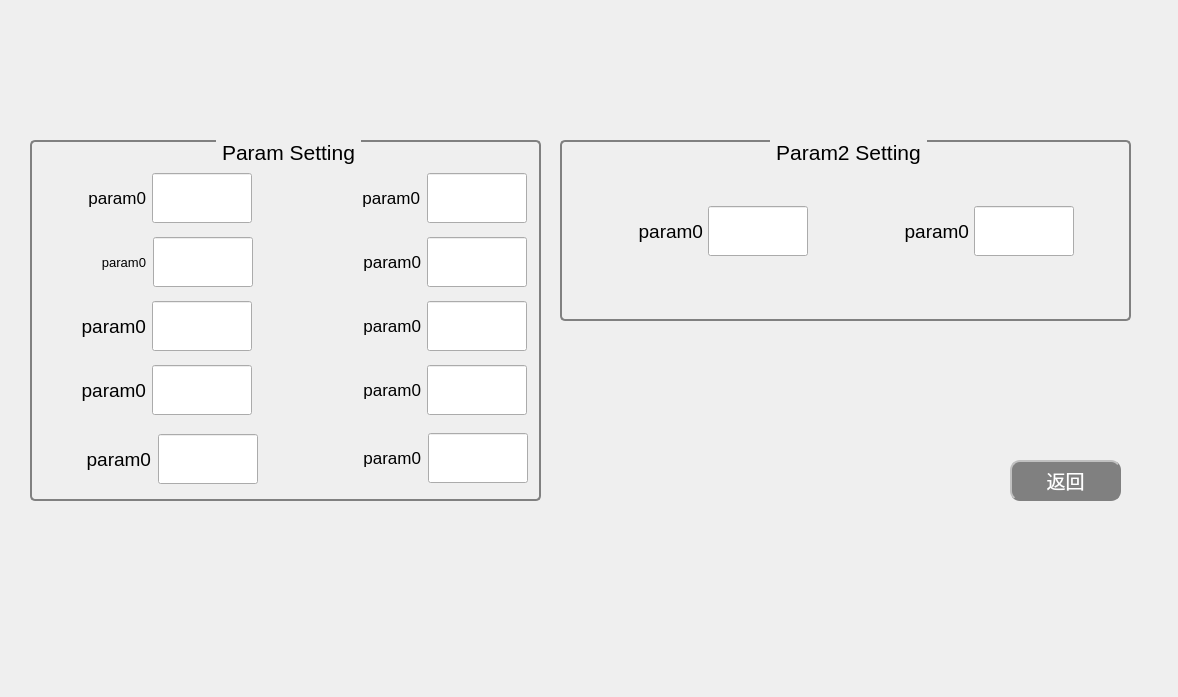
<?xml version="1.0" encoding="UTF-8"?>
<ui version="4.0">
 <class>SettingMenu</class>
 <widget class="QWidget" name="SettingMenu">
  <property name="geometry">
   <rect>
    <x>0</x>
    <y>0</y>
    <width>1178</width>
    <height>697</height>
   </rect>
  </property>
  <property name="windowTitle">
   <string>Form</string>
  </property>
  <property name="styleSheet">
   <string notr="true"/>
  </property>
  <widget class="QPushButton" name="retBtn">
   <property name="geometry">
    <rect>
     <x>1010</x>
     <y>460</y>
     <width>111</width>
     <height>41</height>
    </rect>
   </property>
   <property name="font">
    <font>
     <pointsize>14</pointsize>
    </font>
   </property>
   <property name="styleSheet">
    <string notr="true">QPushButton{
	color: rgb(0, 170, 0);
background-color:gray;
color: white;   border-radius: 10px;  
border: 2px groove gray;                                            
border-style: outset;
}
QPushButton:hover{
background-color:white; color: black;
}
QPushButton:pressed{
background-color:rgb(85, 170, 255);                                                           border-style: inset; 
}</string>
   </property>
   <property name="text">
    <string>返回</string>
   </property>
  </widget>
  <widget class="QGroupBox" name="groupBox">
   <property name="geometry">
    <rect>
     <x>30</x>
     <y>140</y>
     <width>511</width>
     <height>361</height>
    </rect>
   </property>
   <property name="font">
    <font>
     <pointsize>16</pointsize>
    </font>
   </property>
   <property name="styleSheet">
    <string notr="true">QGroupBox{
background-color: qlineargradient(x1:0, y1:0, x2:0, y2:1,
stop:0#E0E0E0, stop: 1 #FFFFFF);
border:2px solid gray;
border-radius:5px;
margin-top:1ex;/* leave space at the top for the title */
}

QGroupBox::title {
subcontrol-origin: margin;
subcontrol-position: top center;
padding: 0 3px;
}</string>
   </property>
   <property name="title">
    <string>Param Setting</string>
   </property>
   <widget class="QWidget" name="layoutWidget">
    <property name="geometry">
     <rect>
      <x>16</x>
      <y>25</y>
      <width>481</width>
      <height>261</height>
     </rect>
    </property>
    <layout class="QVBoxLayout" name="verticalLayout">
     <item>
      <layout class="QHBoxLayout" name="horizontalLayout_15">
       <item>
        <layout class="QHBoxLayout" name="horizontalLayout">
         <item>
          <widget class="QLabel" name="label">
           <property name="sizePolicy">
            <sizepolicy hsizetype="Fixed" vsizetype="Preferred">
             <horstretch>0</horstretch>
             <verstretch>0</verstretch>
            </sizepolicy>
           </property>
           <property name="minimumSize">
            <size>
             <width>100</width>
             <height>50</height>
            </size>
           </property>
           <property name="maximumSize">
            <size>
             <width>100</width>
             <height>50</height>
            </size>
           </property>
           <property name="font">
            <font>
             <pointsize>13</pointsize>
            </font>
           </property>
           <property name="text">
            <string>param0</string>
           </property>
           <property name="alignment">
            <set>Qt::AlignRight|Qt::AlignTrailing|Qt::AlignVCenter</set>
           </property>
          </widget>
         </item>
         <item>
          <widget class="QLineEdit" name="lineEdit_ParaA">
           <property name="sizePolicy">
            <sizepolicy hsizetype="Fixed" vsizetype="Fixed">
             <horstretch>0</horstretch>
             <verstretch>0</verstretch>
            </sizepolicy>
           </property>
           <property name="minimumSize">
            <size>
             <width>100</width>
             <height>50</height>
            </size>
           </property>
           <property name="maximumSize">
            <size>
             <width>100</width>
             <height>50</height>
            </size>
           </property>
          </widget>
         </item>
        </layout>
       </item>
       <item>
        <spacer name="horizontalSpacer_2">
         <property name="orientation">
          <enum>Qt::Horizontal</enum>
         </property>
         <property name="sizeHint" stdset="0">
          <size>
           <width>40</width>
           <height>20</height>
          </size>
         </property>
        </spacer>
       </item>
       <item>
        <layout class="QHBoxLayout" name="horizontalLayout_7">
         <property name="spacing">
          <number>7</number>
         </property>
         <property name="leftMargin">
          <number>0</number>
         </property>
         <property name="topMargin">
          <number>0</number>
         </property>
         <property name="rightMargin">
          <number>0</number>
         </property>
         <property name="bottomMargin">
          <number>0</number>
         </property>
         <item>
          <widget class="QLabel" name="label_7">
           <property name="sizePolicy">
            <sizepolicy hsizetype="Fixed" vsizetype="Preferred">
             <horstretch>0</horstretch>
             <verstretch>0</verstretch>
            </sizepolicy>
           </property>
           <property name="minimumSize">
            <size>
             <width>100</width>
             <height>50</height>
            </size>
           </property>
           <property name="maximumSize">
            <size>
             <width>100</width>
             <height>50</height>
            </size>
           </property>
           <property name="font">
            <font>
             <pointsize>13</pointsize>
            </font>
           </property>
           <property name="text">
            <string>param0</string>
           </property>
           <property name="alignment">
            <set>Qt::AlignRight|Qt::AlignTrailing|Qt::AlignVCenter</set>
           </property>
          </widget>
         </item>
         <item>
          <widget class="QLineEdit" name="lineEdit_Limit0">
           <property name="sizePolicy">
            <sizepolicy hsizetype="Fixed" vsizetype="Fixed">
             <horstretch>0</horstretch>
             <verstretch>0</verstretch>
            </sizepolicy>
           </property>
           <property name="minimumSize">
            <size>
             <width>100</width>
             <height>50</height>
            </size>
           </property>
           <property name="maximumSize">
            <size>
             <width>100</width>
             <height>50</height>
            </size>
           </property>
          </widget>
         </item>
        </layout>
       </item>
      </layout>
     </item>
     <item>
      <layout class="QHBoxLayout" name="horizontalLayout_12">
       <item>
        <layout class="QHBoxLayout" name="horizontalLayout_2">
         <property name="spacing">
          <number>7</number>
         </property>
         <property name="leftMargin">
          <number>0</number>
         </property>
         <property name="topMargin">
          <number>0</number>
         </property>
         <property name="rightMargin">
          <number>0</number>
         </property>
         <property name="bottomMargin">
          <number>0</number>
         </property>
         <item>
          <widget class="QLabel" name="label_2">
           <property name="sizePolicy">
            <sizepolicy hsizetype="Fixed" vsizetype="Preferred">
             <horstretch>0</horstretch>
             <verstretch>0</verstretch>
            </sizepolicy>
           </property>
           <property name="minimumSize">
            <size>
             <width>100</width>
             <height>50</height>
            </size>
           </property>
           <property name="maximumSize">
            <size>
             <width>100</width>
             <height>50</height>
            </size>
           </property>
           <property name="font">
            <font>
             <pointsize>10</pointsize>
            </font>
           </property>
           <property name="text">
            <string>param0</string>
           </property>
           <property name="alignment">
            <set>Qt::AlignRight|Qt::AlignTrailing|Qt::AlignVCenter</set>
           </property>
          </widget>
         </item>
         <item>
          <widget class="QLineEdit" name="lineEdit_ParaZero">
           <property name="sizePolicy">
            <sizepolicy hsizetype="Fixed" vsizetype="Fixed">
             <horstretch>0</horstretch>
             <verstretch>0</verstretch>
            </sizepolicy>
           </property>
           <property name="minimumSize">
            <size>
             <width>100</width>
             <height>50</height>
            </size>
           </property>
           <property name="maximumSize">
            <size>
             <width>100</width>
             <height>50</height>
            </size>
           </property>
          </widget>
         </item>
        </layout>
       </item>
       <item>
        <spacer name="horizontalSpacer">
         <property name="orientation">
          <enum>Qt::Horizontal</enum>
         </property>
         <property name="sizeHint" stdset="0">
          <size>
           <width>40</width>
           <height>20</height>
          </size>
         </property>
        </spacer>
       </item>
       <item>
        <layout class="QHBoxLayout" name="horizontalLayout_5">
         <item>
          <widget class="QLabel" name="label_5">
           <property name="sizePolicy">
            <sizepolicy hsizetype="Fixed" vsizetype="Preferred">
             <horstretch>0</horstretch>
             <verstretch>0</verstretch>
            </sizepolicy>
           </property>
           <property name="minimumSize">
            <size>
             <width>100</width>
             <height>50</height>
            </size>
           </property>
           <property name="maximumSize">
            <size>
             <width>100</width>
             <height>50</height>
            </size>
           </property>
           <property name="font">
            <font>
             <pointsize>13</pointsize>
            </font>
           </property>
           <property name="text">
            <string>param0</string>
           </property>
           <property name="alignment">
            <set>Qt::AlignRight|Qt::AlignTrailing|Qt::AlignVCenter</set>
           </property>
          </widget>
         </item>
         <item>
          <widget class="QLineEdit" name="lineEdit_Limit1">
           <property name="sizePolicy">
            <sizepolicy hsizetype="Fixed" vsizetype="Fixed">
             <horstretch>0</horstretch>
             <verstretch>0</verstretch>
            </sizepolicy>
           </property>
           <property name="minimumSize">
            <size>
             <width>100</width>
             <height>50</height>
            </size>
           </property>
           <property name="maximumSize">
            <size>
             <width>100</width>
             <height>50</height>
            </size>
           </property>
          </widget>
         </item>
        </layout>
       </item>
      </layout>
     </item>
     <item>
      <layout class="QHBoxLayout" name="horizontalLayout_14">
       <item>
        <layout class="QHBoxLayout" name="horizontalLayout_4">
         <item>
          <widget class="QLabel" name="label_3">
           <property name="sizePolicy">
            <sizepolicy hsizetype="Fixed" vsizetype="Preferred">
             <horstretch>0</horstretch>
             <verstretch>0</verstretch>
            </sizepolicy>
           </property>
           <property name="minimumSize">
            <size>
             <width>100</width>
             <height>50</height>
            </size>
           </property>
           <property name="maximumSize">
            <size>
             <width>100</width>
             <height>50</height>
            </size>
           </property>
           <property name="font">
            <font>
             <pointsize>14</pointsize>
            </font>
           </property>
           <property name="text">
            <string>param0</string>
           </property>
           <property name="alignment">
            <set>Qt::AlignRight|Qt::AlignTrailing|Qt::AlignVCenter</set>
           </property>
          </widget>
         </item>
         <item>
          <widget class="QLineEdit" name="lineEdit_Lever">
           <property name="sizePolicy">
            <sizepolicy hsizetype="Fixed" vsizetype="Fixed">
             <horstretch>0</horstretch>
             <verstretch>0</verstretch>
            </sizepolicy>
           </property>
           <property name="minimumSize">
            <size>
             <width>100</width>
             <height>50</height>
            </size>
           </property>
           <property name="maximumSize">
            <size>
             <width>100</width>
             <height>50</height>
            </size>
           </property>
          </widget>
         </item>
        </layout>
       </item>
       <item>
        <spacer name="horizontalSpacer_3">
         <property name="orientation">
          <enum>Qt::Horizontal</enum>
         </property>
         <property name="sizeHint" stdset="0">
          <size>
           <width>40</width>
           <height>20</height>
          </size>
         </property>
        </spacer>
       </item>
       <item>
        <layout class="QHBoxLayout" name="horizontalLayout_8">
         <item>
          <widget class="QLabel" name="label_6">
           <property name="sizePolicy">
            <sizepolicy hsizetype="Fixed" vsizetype="Preferred">
             <horstretch>0</horstretch>
             <verstretch>0</verstretch>
            </sizepolicy>
           </property>
           <property name="minimumSize">
            <size>
             <width>100</width>
             <height>50</height>
            </size>
           </property>
           <property name="maximumSize">
            <size>
             <width>100</width>
             <height>50</height>
            </size>
           </property>
           <property name="font">
            <font>
             <pointsize>13</pointsize>
            </font>
           </property>
           <property name="text">
            <string>param0</string>
           </property>
           <property name="alignment">
            <set>Qt::AlignRight|Qt::AlignTrailing|Qt::AlignVCenter</set>
           </property>
          </widget>
         </item>
         <item>
          <widget class="QLineEdit" name="lineEdit_WLimit0">
           <property name="sizePolicy">
            <sizepolicy hsizetype="Fixed" vsizetype="Fixed">
             <horstretch>0</horstretch>
             <verstretch>0</verstretch>
            </sizepolicy>
           </property>
           <property name="minimumSize">
            <size>
             <width>100</width>
             <height>50</height>
            </size>
           </property>
           <property name="maximumSize">
            <size>
             <width>100</width>
             <height>50</height>
            </size>
           </property>
          </widget>
         </item>
        </layout>
       </item>
      </layout>
     </item>
     <item>
      <layout class="QHBoxLayout" name="horizontalLayout_13">
       <item>
        <layout class="QHBoxLayout" name="horizontalLayout_6">
         <item>
          <widget class="QLabel" name="label_4">
           <property name="sizePolicy">
            <sizepolicy hsizetype="Fixed" vsizetype="Preferred">
             <horstretch>0</horstretch>
             <verstretch>0</verstretch>
            </sizepolicy>
           </property>
           <property name="minimumSize">
            <size>
             <width>100</width>
             <height>50</height>
            </size>
           </property>
           <property name="maximumSize">
            <size>
             <width>100</width>
             <height>50</height>
            </size>
           </property>
           <property name="font">
            <font>
             <pointsize>14</pointsize>
            </font>
           </property>
           <property name="text">
            <string>param0</string>
           </property>
           <property name="alignment">
            <set>Qt::AlignRight|Qt::AlignTrailing|Qt::AlignVCenter</set>
           </property>
          </widget>
         </item>
         <item>
          <widget class="QLineEdit" name="lineEdit_BaseA">
           <property name="sizePolicy">
            <sizepolicy hsizetype="Fixed" vsizetype="Fixed">
             <horstretch>0</horstretch>
             <verstretch>0</verstretch>
            </sizepolicy>
           </property>
           <property name="minimumSize">
            <size>
             <width>100</width>
             <height>50</height>
            </size>
           </property>
           <property name="maximumSize">
            <size>
             <width>100</width>
             <height>50</height>
            </size>
           </property>
          </widget>
         </item>
        </layout>
       </item>
       <item>
        <spacer name="horizontalSpacer_4">
         <property name="orientation">
          <enum>Qt::Horizontal</enum>
         </property>
         <property name="sizeHint" stdset="0">
          <size>
           <width>40</width>
           <height>20</height>
          </size>
         </property>
        </spacer>
       </item>
       <item>
        <layout class="QHBoxLayout" name="horizontalLayout_17">
         <item>
          <widget class="QLabel" name="label_15">
           <property name="sizePolicy">
            <sizepolicy hsizetype="Fixed" vsizetype="Preferred">
             <horstretch>0</horstretch>
             <verstretch>0</verstretch>
            </sizepolicy>
           </property>
           <property name="minimumSize">
            <size>
             <width>100</width>
             <height>50</height>
            </size>
           </property>
           <property name="maximumSize">
            <size>
             <width>100</width>
             <height>50</height>
            </size>
           </property>
           <property name="font">
            <font>
             <pointsize>13</pointsize>
            </font>
           </property>
           <property name="text">
            <string>param0</string>
           </property>
           <property name="alignment">
            <set>Qt::AlignRight|Qt::AlignTrailing|Qt::AlignVCenter</set>
           </property>
          </widget>
         </item>
         <item>
          <widget class="QLineEdit" name="lineEdit_WLimit1">
           <property name="sizePolicy">
            <sizepolicy hsizetype="Fixed" vsizetype="Fixed">
             <horstretch>0</horstretch>
             <verstretch>0</verstretch>
            </sizepolicy>
           </property>
           <property name="minimumSize">
            <size>
             <width>100</width>
             <height>50</height>
            </size>
           </property>
           <property name="maximumSize">
            <size>
             <width>100</width>
             <height>50</height>
            </size>
           </property>
          </widget>
         </item>
        </layout>
       </item>
      </layout>
     </item>
    </layout>
   </widget>
   <widget class="QWidget" name="layoutWidget">
    <property name="geometry">
     <rect>
      <x>20</x>
      <y>290</y>
      <width>209</width>
      <height>58</height>
     </rect>
    </property>
    <layout class="QHBoxLayout" name="horizontalLayout_3">
     <item>
      <widget class="QLabel" name="label_8">
       <property name="sizePolicy">
        <sizepolicy hsizetype="Fixed" vsizetype="Preferred">
         <horstretch>0</horstretch>
         <verstretch>0</verstretch>
        </sizepolicy>
       </property>
       <property name="minimumSize">
        <size>
         <width>100</width>
         <height>50</height>
        </size>
       </property>
       <property name="maximumSize">
        <size>
         <width>100</width>
         <height>50</height>
        </size>
       </property>
       <property name="font">
        <font>
         <pointsize>14</pointsize>
        </font>
       </property>
       <property name="text">
        <string>param0</string>
       </property>
       <property name="alignment">
        <set>Qt::AlignRight|Qt::AlignTrailing|Qt::AlignVCenter</set>
       </property>
      </widget>
     </item>
     <item>
      <widget class="QLineEdit" name="lineEdit_BaseZero">
       <property name="sizePolicy">
        <sizepolicy hsizetype="Fixed" vsizetype="Fixed">
         <horstretch>0</horstretch>
         <verstretch>0</verstretch>
        </sizepolicy>
       </property>
       <property name="minimumSize">
        <size>
         <width>100</width>
         <height>50</height>
        </size>
       </property>
       <property name="maximumSize">
        <size>
         <width>100</width>
         <height>50</height>
        </size>
       </property>
      </widget>
     </item>
    </layout>
   </widget>
   <widget class="QWidget" name="layoutWidget_3">
    <property name="geometry">
     <rect>
      <x>290</x>
      <y>290</y>
      <width>209</width>
      <height>57</height>
     </rect>
    </property>
    <layout class="QHBoxLayout" name="horizontalLayout_18">
     <item>
      <widget class="QLabel" name="label_16">
       <property name="sizePolicy">
        <sizepolicy hsizetype="Fixed" vsizetype="Preferred">
         <horstretch>0</horstretch>
         <verstretch>0</verstretch>
        </sizepolicy>
       </property>
       <property name="minimumSize">
        <size>
         <width>100</width>
         <height>50</height>
        </size>
       </property>
       <property name="maximumSize">
        <size>
         <width>100</width>
         <height>50</height>
        </size>
       </property>
       <property name="font">
        <font>
         <pointsize>13</pointsize>
        </font>
       </property>
       <property name="text">
        <string>param0</string>
       </property>
       <property name="alignment">
        <set>Qt::AlignRight|Qt::AlignTrailing|Qt::AlignVCenter</set>
       </property>
      </widget>
     </item>
     <item>
      <widget class="QLineEdit" name="lineEdit_OtherPara">
       <property name="sizePolicy">
        <sizepolicy hsizetype="Fixed" vsizetype="Fixed">
         <horstretch>0</horstretch>
         <verstretch>0</verstretch>
        </sizepolicy>
       </property>
       <property name="minimumSize">
        <size>
         <width>100</width>
         <height>50</height>
        </size>
       </property>
       <property name="maximumSize">
        <size>
         <width>100</width>
         <height>50</height>
        </size>
       </property>
      </widget>
     </item>
    </layout>
   </widget>
  </widget>
  <widget class="QGroupBox" name="groupBox_2">
   <property name="geometry">
    <rect>
     <x>560</x>
     <y>140</y>
     <width>571</width>
     <height>181</height>
    </rect>
   </property>
   <property name="font">
    <font>
     <pointsize>16</pointsize>
    </font>
   </property>
   <property name="styleSheet">
    <string notr="true">QGroupBox{
background-color: qlineargradient(x1:0, y1:0, x2:0, y2:1,
stop:0#E0E0E0, stop: 1 #FFFFFF);
border:2px solid gray;
border-radius:5px;
margin-top:1ex;/* leave space at the top for the title */
}

QGroupBox::title {
subcontrol-origin: margin;
subcontrol-position: top center;
padding: 0 3px;
}</string>
   </property>
   <property name="title">
    <string>Param2 Setting</string>
   </property>
   <widget class="QWidget" name="layoutWidget">
    <property name="geometry">
     <rect>
      <x>38</x>
      <y>60</y>
      <width>481</width>
      <height>62</height>
     </rect>
    </property>
    <layout class="QHBoxLayout" name="horizontalLayout_16">
     <item>
      <layout class="QHBoxLayout" name="horizontalLayout_9">
       <property name="spacing">
        <number>5</number>
       </property>
       <property name="leftMargin">
        <number>5</number>
       </property>
       <property name="topMargin">
        <number>5</number>
       </property>
       <property name="rightMargin">
        <number>5</number>
       </property>
       <property name="bottomMargin">
        <number>5</number>
       </property>
       <item>
        <widget class="QLabel" name="label_9">
         <property name="sizePolicy">
          <sizepolicy hsizetype="Fixed" vsizetype="Preferred">
           <horstretch>0</horstretch>
           <verstretch>0</verstretch>
          </sizepolicy>
         </property>
         <property name="minimumSize">
          <size>
           <width>100</width>
           <height>50</height>
          </size>
         </property>
         <property name="maximumSize">
          <size>
           <width>100</width>
           <height>50</height>
          </size>
         </property>
         <property name="font">
          <font>
           <pointsize>14</pointsize>
          </font>
         </property>
         <property name="text">
          <string>param0</string>
         </property>
         <property name="alignment">
          <set>Qt::AlignRight|Qt::AlignTrailing|Qt::AlignVCenter</set>
         </property>
        </widget>
       </item>
       <item>
        <widget class="QLineEdit" name="lineEdit_ValueMotorSpeed">
         <property name="sizePolicy">
          <sizepolicy hsizetype="Fixed" vsizetype="Fixed">
           <horstretch>0</horstretch>
           <verstretch>0</verstretch>
          </sizepolicy>
         </property>
         <property name="minimumSize">
          <size>
           <width>100</width>
           <height>50</height>
          </size>
         </property>
         <property name="maximumSize">
          <size>
           <width>100</width>
           <height>50</height>
          </size>
         </property>
        </widget>
       </item>
      </layout>
     </item>
     <item>
      <spacer name="horizontalSpacer_5">
       <property name="orientation">
        <enum>Qt::Horizontal</enum>
       </property>
       <property name="sizeHint" stdset="0">
        <size>
         <width>40</width>
         <height>20</height>
        </size>
       </property>
      </spacer>
     </item>
     <item>
      <layout class="QHBoxLayout" name="horizontalLayout_10">
       <property name="spacing">
        <number>5</number>
       </property>
       <property name="leftMargin">
        <number>5</number>
       </property>
       <property name="topMargin">
        <number>5</number>
       </property>
       <property name="rightMargin">
        <number>5</number>
       </property>
       <property name="bottomMargin">
        <number>5</number>
       </property>
       <item>
        <widget class="QLabel" name="label_10">
         <property name="sizePolicy">
          <sizepolicy hsizetype="Fixed" vsizetype="Preferred">
           <horstretch>0</horstretch>
           <verstretch>0</verstretch>
          </sizepolicy>
         </property>
         <property name="minimumSize">
          <size>
           <width>100</width>
           <height>50</height>
          </size>
         </property>
         <property name="maximumSize">
          <size>
           <width>100</width>
           <height>50</height>
          </size>
         </property>
         <property name="font">
          <font>
           <pointsize>14</pointsize>
          </font>
         </property>
         <property name="text">
          <string>param0</string>
         </property>
         <property name="alignment">
          <set>Qt::AlignRight|Qt::AlignTrailing|Qt::AlignVCenter</set>
         </property>
        </widget>
       </item>
       <item>
        <widget class="QLineEdit" name="lineEdit_ValueMotorAngle">
         <property name="sizePolicy">
          <sizepolicy hsizetype="Fixed" vsizetype="Fixed">
           <horstretch>0</horstretch>
           <verstretch>0</verstretch>
          </sizepolicy>
         </property>
         <property name="minimumSize">
          <size>
           <width>100</width>
           <height>50</height>
          </size>
         </property>
         <property name="maximumSize">
          <size>
           <width>100</width>
           <height>50</height>
          </size>
         </property>
        </widget>
       </item>
      </layout>
     </item>
    </layout>
   </widget>
  </widget>
 </widget>
 <resources/>
 <connections/>
</ui>
